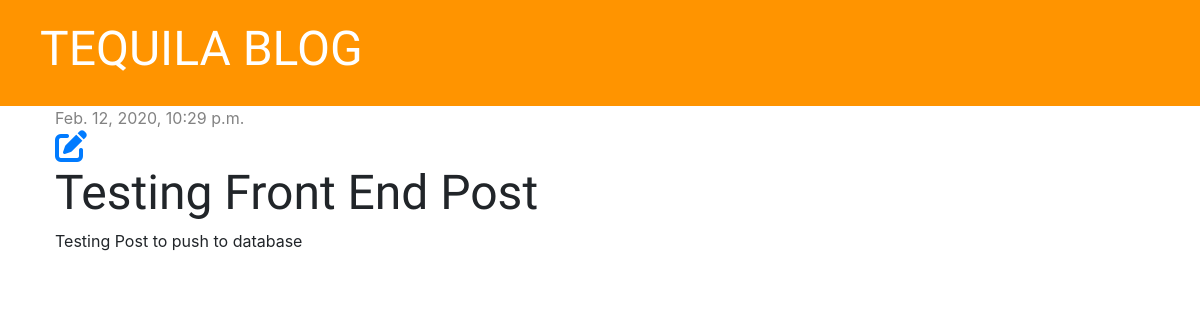
The app's page /post/4 with its own data.
### blog/models.py (models this page shows, shortened)
class Post(models.Model):
    author = models.ForeignKey('auth.User', on_delete=models.CASCADE)
    title = models.CharField(max_length=200)
    text = models.TextField()
    created_date = models.DateTimeField(default=timezone.now)
    published_date = models.DateTimeField(blank=True, null=True)

### blog/views.py (the view)
# urls.py: path('post/<int:pk>', views.post_detail, name='post_detail'),
def post_detail(request, pk):
    post = get_object_or_404(Post, pk=pk) #this will get the object from Post and if doesn't exist will throw a 404
    stuff_for_frontend = {'post':post}
    return render(request, 'blog/post_detail.html', stuff_for_frontend)

### blog/templates/blog/post_detail.html
{% extends 'blog/base.html' %}
{% block content %}
    <div class="post">
          {% if post.published_date %}
              <div class="date">
                    {{ post.published_date }}
              </div>
          {% endif %}
          <a href="{% url 'post_edit' pk=post.pk %}"><i class="fas fa-edit fa-2x"></i></a>
          <h1>{{ post.title }}</h1>
          <p>{{ post.text|linebreaksbr }}</p>
    </div>
{% endblock %}

### blog/static/css/blog.css (style rules this page uses)
h1, h2, h3, h4 { font-family: 'Tangerine', 'Inconsolata', 'Droid Sans', serif; font-size: 48px; }
.date { color: #828282; }
.post { margin-bottom: 70px; }

### records on screen
Post: published_date "Feb. 12, 2020, 10:29 p.m.", title "Testing Front End Post", text "Testing Post to push to database"
